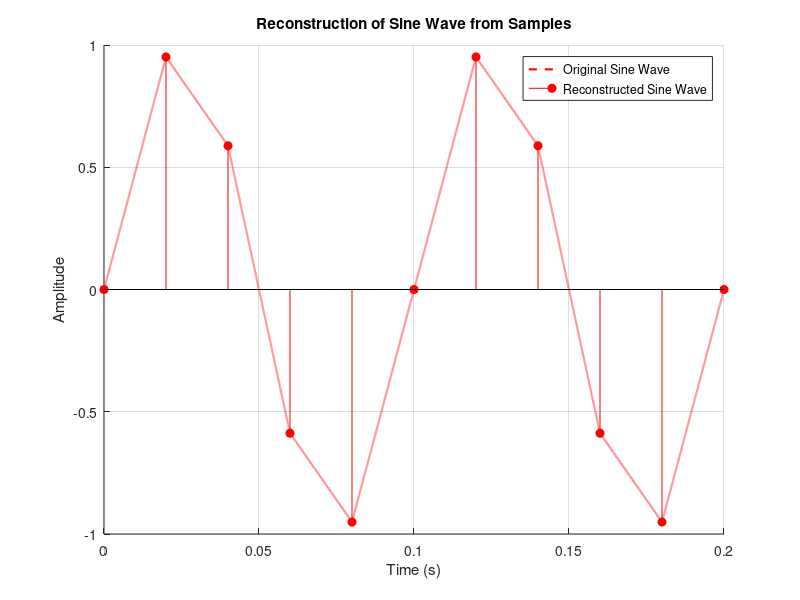

This figure's MATLAB source:
% Step 1: Define parameters
f1 = 10;                          % Frequency of the sine wave (10 Hz)
t_continuous = linspace(0, 0.2, 100000);  % High-resolution time vector (for continuous signal)
y_continuous = sin(2 * pi * f1 * t_continuous);  % Continuous sine wave

% Step 2: Sample the continuous signal at a lower sampling rate
fs = 50;                           % Sampling rate (50 samples per second)
t_sampled = 0:1/fs:0.2;            % New time vector for sampled signal
y_sampled = sin(2 * pi * f1 * t_sampled);  % Sampled sine wave

% Step 3: Reconstruct the continuous signal from the sampled points using linear interpolation
t_reconstructed = linspace(0, 0.2, 100000);    % Time vector for reconstruction
y_reconstructed = interp1(t_sampled, y_sampled, t_reconstructed, 'linear');  % Linear interpolation

% Step 4: Plot the original and reconstructed signals
figure;
%plot(t_continuous, y_continuous, 'b', 'LineWidth', 1.5);  % Original sine wave (blue)
hold on;
plot(t_reconstructed, y_reconstructed, 'r--', 'LineWidth', 1.5);  % Reconstructed signal (red dashed)
stem(t_sampled, y_sampled, 'r', 'filled');   % Sampled points (red markers)
title('Reconstruction of Sine Wave from Samples');
xlabel('Time (s)');
ylabel('Amplitude');
legend('Original Sine Wave', 'Reconstructed Sine Wave', 'Sampled Points');
grid on;
